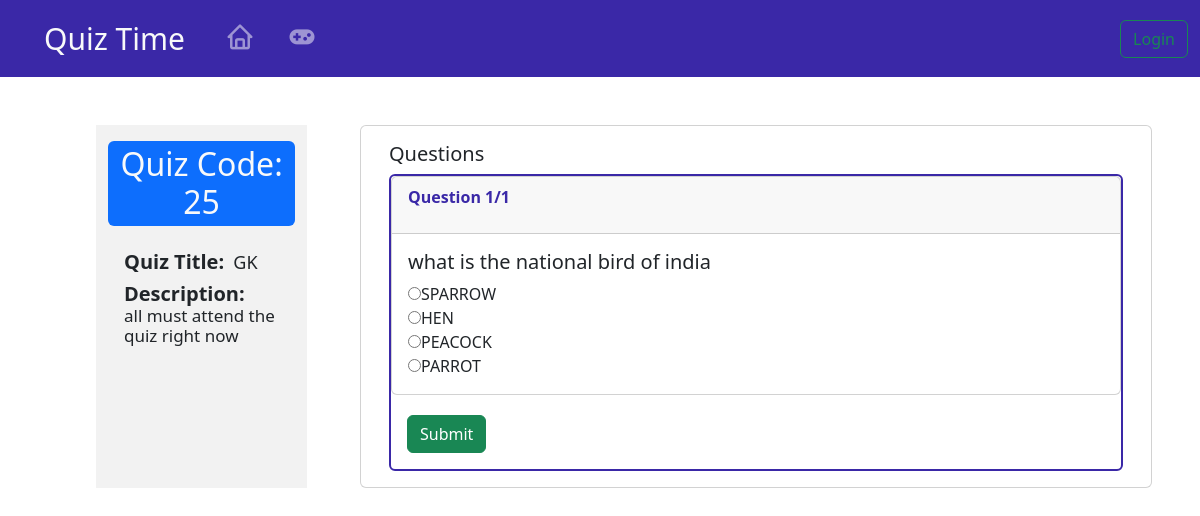
/play/quiz/25, run on the app's committed database.
### quiz/models.py (models this page shows, shortened)
class Quiz(models.Model):
    creator = models.ForeignKey(User, on_delete=models.CASCADE)
    title = models.CharField(max_length=100)
    description = models.TextField()
    is_published = models.BooleanField(default=False)
    is_closed = models.BooleanField(default=False)

class Question(models.Model):
    quiz = models.ForeignKey(Quiz, on_delete=models.CASCADE)
    text = models.TextField()

class Choice(models.Model):
    question = models.ForeignKey(Question, on_delete=models.CASCADE)
    text = models.CharField(max_length=100)
    is_correct = models.BooleanField(default=False)

### quiz/views.py (the view, shortened to what this page needs)
# urls.py: path('',include('quiz.urls')),
def quiz(request, quiz_id):
    quiz = get_object_or_404(Quiz, id=quiz_id)
    questions = Question.objects.filter(quiz=quiz)
    questions_and_choices = []
    for question in questions:
        choices = Choice.objects.filter(question=question)
        shuffled_choices = list(choices)
        random.shuffle(shuffled_choices)
        questions_and_choices.append((question, shuffled_choices))
    context = {
        'quiz_id': quiz_id,
        'quiz': quiz,
        'questions_and_choices': questions_and_choices,
        'questions_count': questions.count(),
    }
    return render(request, "quiz/quiz.html", context)

### quiz/templates/quiz/quiz.html (shortened to what this page needs)
{% extends "quiz/layout.html" %}
{% block body %}
<div class="row p-3 mx-auto ms-5 p-5 card-container" >
    <div class="small-card " style="background-color:#F2F2F2;">
        <h2 class="mt-3 rounded p-1 bg-primary text-light"style="text-align:center;" >Quiz Code: {{ quiz_id }}</h2>
        <div class="rounded p-3 mb-3" style="display:flex;flex-direction:column;">
            <h5><strong>Quiz Title:</strong> <span class="ms-1" style="font-size:18px;">{{ quiz.title }}<span></h5>
            <h5><strong>Description:</strong> <span class="ms-1" style="font-size:17px;">{{ quiz.description|safe }}</span></h5>
        </div>
    </div>
    <div class="card large-card">
        <div class="card-body">
            <h5 class="card-title">Questions</h5>
            <div class="card" style="border:2px solid #3A28A7">
                <form action="{% url 'quiz' quiz_id=quiz.id %}" method="POST">
                {% for question, choices in questions_and_choices %}
                    <div class="card hover_effect mb-1" style="margin:0;width:auto;">
                        <div class="card-header">
                            <p style="font-weight:bold;color:#3A28A7;">Question {{ forloop.counter }}/{{ questions_count }}</p>
                        </div>
                        <div class="card-body">
                            <h5 class="card-title">{{ question.text }}</h5>
                            {% for choice in choices %}
                            <input type="radio"  name="question_{{ question.id }}" value="{{ choice.id }}">{{ choice.text }}<br>
                            {% endfor %}
                        </div>
                    </div>
                {% endfor %}
                    <div>
                        <button class="btn btn-success m-3" type="submit">Submit</button>
                    </div>
                </form>
            </div>
        </div>
    </div>
</div>
{% endblock %}

### quiz/templates/quiz/quiz.html (style rules this page uses)
body { background-image:url('https://www.noagentbusiness.com.au/wp-content/uploads/2017/10/navy-background-for-commercial-landing-page-3-with-gradient.jpg'); background-size:cover; }
.card-container { display: flex; flex-wrap: wrap; justify-content: space-between; }
.small-card { flex: 0 0 20%; margin-bottom: 1rem; }
.large-card { flex: 0 0 75%; margin-bottom: 1rem; }

### data on the page
Quiz: title "GK", description "all must attend the quiz right now"
Question: questions_count "1", text "what is the national bird of india"
Choice: text "SPARROW"
Choice: text "HEN"
Choice: text "PEACOCK"
Choice: text "PARROT"

### other printed values
{{ quiz_id }} "25"
